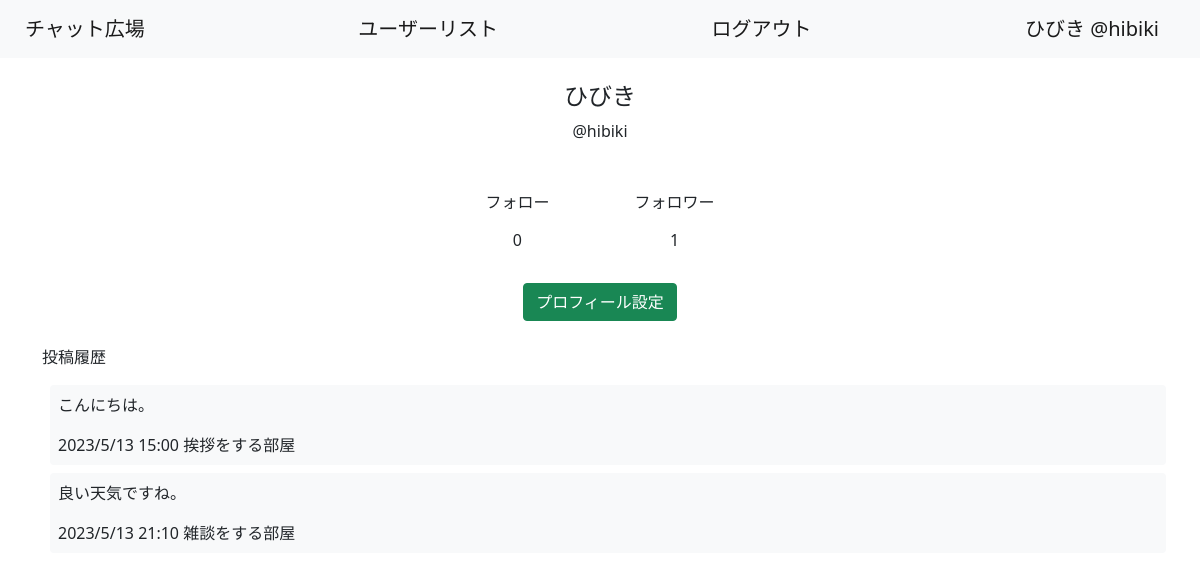
/mypage (signed in), run on an earlier commit of the app's database.
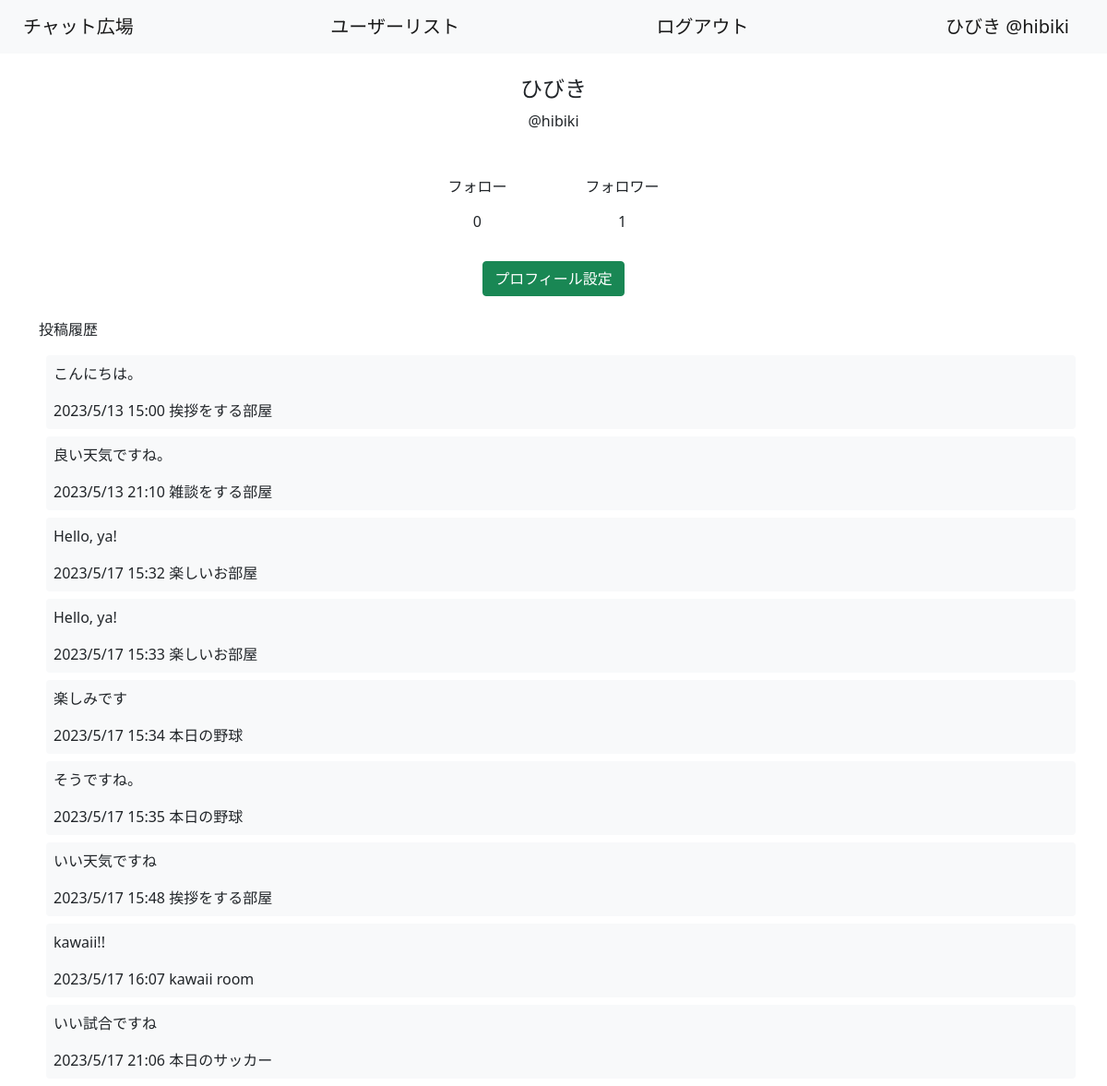
And on a later commit of the database.
### chatrooms/models.py (models this page shows, shortened)
class Post(models.Model):
    text = models.TextField()
    user = models.ForeignKey(CustomUser, related_name='post', on_delete=models.CASCADE)
    created_at = models.DateTimeField(auto_now_add=True)
    room = models.ForeignKey(Room, related_name='post', on_delete=models.CASCADE)
    deleted = models.BooleanField(default=False)
    image = models.ImageField(upload_to='post', height_field=None, width_field=None, blank=True, max_length=100, default=False)

class Room(models.Model):
    title = models.CharField(max_length=100)
    user = models.ForeignKey(CustomUser, on_delete=models.CASCADE)
    created_at = models.DateTimeField(auto_now_add=True)
    image = models.ImageField(upload_to='room', height_field=None, width_field=None, blank=True, max_length=100, default=False)#サムネ
    def __str__(self):
        return self.title

### chatrooms/views.py (the view)
# urls.py: path('mypage', views.Mypage.as_view(), name='mp'),
class Mypage(LoginRequiredMixin, TemplateView):
    template_name = 'user/mypage.html'
    def get(self, request, **kwargs):
        ctx = {
            'user': self.request.user
        }
        return self.render_to_response(ctx)

### templates/user/mypage.html (shortened to what this page needs)
{% extends 'base.html' %}
{% block content %}
    <div class="container">
      <div class="pt-4" name="name">
        <h4 class="text-center">{{ user.user_name }}</h4>
        <p class="text-center">@{{ user.username }}</p>
        <div class="row justify-content-md-center p-4" name="ff">
          <div class="col-auto row justify-content-md-center" name="follow">
            <a href={%url 'fl1' user.id%} class="btn col-auto text-center text-decoration-none">フォロー</a>
            <a href={%url 'fl1' user.id%} class="btn col-auto text-center text-decoration-none">{{ user.follow.count}}</a>
          </div>
          <div class="col-auto row justify-content-md-center" name="follower">
            <a href={%url 'fl2' user.id%} class="btn col-auto text-center text-decoration-none">フォロワー</a>
            <a href={%url 'fl2' user.id%} class="btn col-auto text-center text-decoration-none">{{ user.follower.count}}</a>
          </div>
        </div>
        <div class="text-center">
          <a href={%url 'uu' user.id%} class="text-center btn btn-success">プロフィール設定</a>
        </div>
      </div>
    </div>
    <div class="container  mt-4">
      <p class="mt-2">投稿履歴{% if user.post.count == 0 %}なし{%endif%}</p>
      {% for post in user.post.all %}
      <div class=" rounded container p-2 m-2 bg-light">
        <a href={%url 'rd' post.room.id%} class="text-dark text-decoration-none">
          <p>{{ post.text }}</p>
          {{ post.created_at|date:"Y/n/j H:i"}}
          {{ post.room }}
        </a>
      </div>
      {% endfor %}
    </div>
{% endblock content %}

What changed in the data, as far as the page shows it:
added Post: text "Hello, ya!", created_at "2023/5/17 15:32", room "楽しいお部屋"
added Post: text "Hello, ya!", created_at "2023/5/17 15:33", room "楽しいお部屋"
added Post: text "楽しみです", created_at "2023/5/17 15:34", room "本日の野球"
added Post: text "そうですね。", created_at "2023/5/17 15:35", room "本日の野球"
added Post: text "いい天気ですね", created_at "2023/5/17 15:48", room "挨拶をする部屋"
added Post: text "kawaii!!", created_at "2023/5/17 16:07", room "kawaii room"
added Post: text "いい試合ですね", created_at "2023/5/17 21:06", room "本日のサッカー"
